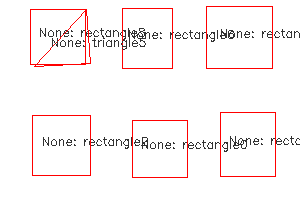
#> input picture test/output/squares/squares_containers.png, 300 x 197 px; its folder holds only this picture in this run
$ python squareDetect.py ../output/squares/squares_containers.png   (older library calls are emulated)
#> lines starting #> are read from the running program, lines starting #| are printed output that depends on the picture; after the words box and inside, x2 and y2 are one past the last pixel; in counts of white or black regions, pixels touching at a corner belong together
#> further down, img is the input picture: shape (197, 300, 3); mean B, G, R 243.2, 243.2, 249.8
#!/usr/bin/env python

import sys

import numpy as np
import cv2 as cv

PY3 = sys.version_info[0] == 3

if PY3:
    xrange = range


def angle_cos(p0, p1, p2):
    d1, d2 = (p0-p1).astype('float'), (p2-p1).astype('float')
    return abs( np.dot(d1, d2) / np.sqrt( np.dot(d1, d1)*np.dot(d2, d2) ) )

def find_squares(img):
    # Apply a blur to the image.
    img = cv.GaussianBlur(img, (5,5), 0)
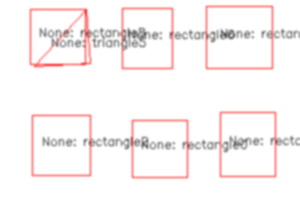
#> img: shape (197, 300, 3); mean of channels 0, 1, 2 243.2, 243.2, 249.8; drawn as B, G, R
    squares = []
    for gray in cv.split(img):
        for thrs in xrange(0, 255, 26):
            if thrs == 0:
                bin = cv.Canny(gray, 0, 50, apertureSize=5)
                bin = cv.dilate(bin, None)
            else:
                _retval, bin = cv.threshold(gray, thrs, 255, cv.THRESH_BINARY)
            bin, contours, _hierarchy = cv.findContours(bin, cv.RETR_LIST, cv.CHAIN_APPROX_SIMPLE)
            for cnt in contours:
                cnt_len = cv.arcLength(cnt, True)
                cnt = cv.approxPolyDP(cnt, 0.02*cnt_len, True)
                if len(cnt) == 4 and cv.contourArea(cnt) > 1000 and cv.isContourConvex(cnt):
                    cnt = cnt.reshape(-1, 2)
                    max_cos = np.max([angle_cos( cnt[i], cnt[(i+1) % 4], cnt[(i+2) % 4] ) for i in xrange(4)])
                    if max_cos < 0.1:
                        squares.append(cnt)
#> this loop made 3 passes
#> after the loop, cnt = contour of 9 points, box (x1, y1, x2, y2) (0, 0, 300, 197), area 57694; max_cos = 0; squares = 40 items
    return squares

if __name__ == "__main__":
    from glob import glob
    for fn in glob(sys.argv[1]):
        print("Reading in file: " + str(sys.argv[1]))
        img = cv.imread(fn)
        squares = find_squares(img)
#> squares = 40 items
        cv.drawContours(img, squares, -1, (0,255,0), 3)
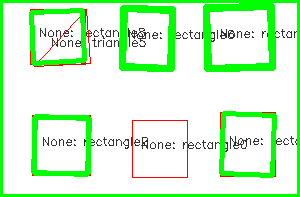
#> img: shape (197, 300, 3); 16.37% of pixels changed, all inside (x1, y1, x2, y2) = (0, 0, 300, 197)
        cv.imshow('squares', img)
        ch = cv.waitKey()
#> (key Esc is pressed here)
        if ch == 27:
            break
    cv.destroyAllWindows()
